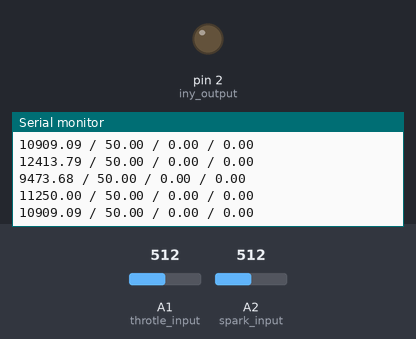
The sketch below on a simulated Arduino Uno, built with avr-gcc and run on an emulated ATmega328P. Shown: output pins drawn as LEDs (lit = HIGH), the last lines printed to the serial monitor. Inputs (shaded band) come from the test bench; at power-on: A1 (throtle_input) = 512, A2 (spark_input) = 512.

Above: at 4.2 s.
4.3 s: A1 (throtle_input) set to 111
At 4.8 s:
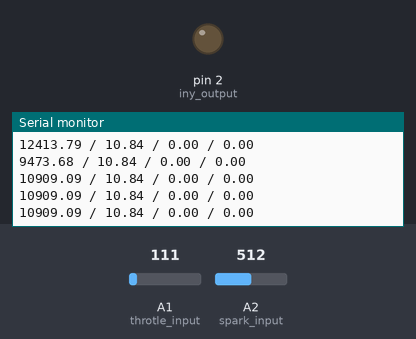
5.8 s: A1 (throtle_input) set to 94
At 6.3 s:
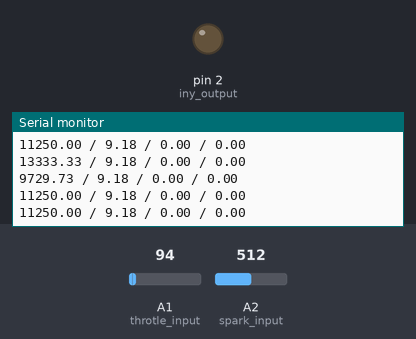
8.8 s: A2 (spark_input) set to 762
At 9.9 s:
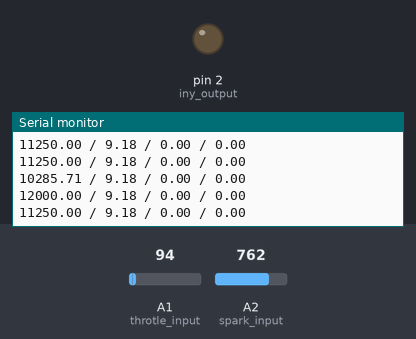
10.3 s: A2 (spark_input) set to 763
At 10.8 s:
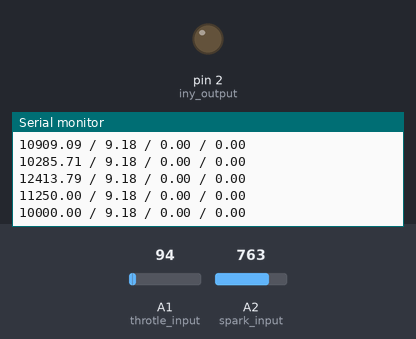
Timing chart, 0 to 12.8 s (numbered marks = the images above; inputs shaded):
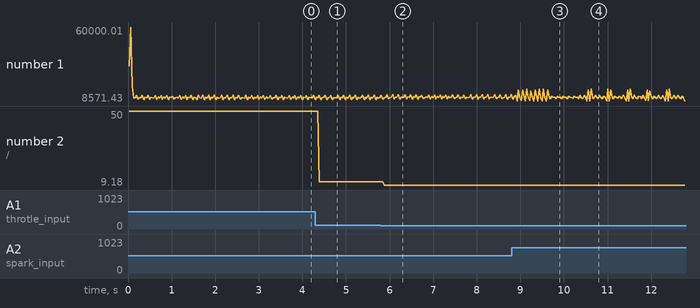

Measured:
- after the input at 4.3 s, the serial monitor: prints a new line after 0.09 s (image 1)
- after the input at 5.8 s, the serial monitor: prints a new line after 0.08 s (image 2)
- after the input at 8.8 s, the serial monitor: prints a new line after 0.12 s (image 3)
- plotted number 1: 10909.09 → 13333.33 after the input at 5.8 s
- plotted number 2: 50 → 10.84 after the input at 4.3 s, 10.84 → 9.18 after the input at 5.8 s

The sketch:

Arduino_EFI.ino
```cpp
unsigned long run_time;
float mili_to_hrs = 2.7777777777777776 * pow(10,-7);
float mili_to_min = 0.0000166667;
float volumen_cilindro = 443.319215; // volumen del cilindro en cm3
float densidad_aire = 0.00100845492; // densidad de aire segun presion atmosferica en gr/cm3
float gramos_aire = volumen_cilindro*densidad_aire;
int fuelgrams_per_mili = mili_to_min*0.001; // Calcular los gramos de bencina por minuto segun inyector

int revs[7] = {500,1000,1500,2000,2500,3000,3500};
int throttle[7] = {0,20,40,50,60,80,100};
double efi_map[7][7] = {{17.2, 16.8, 15.5, 14.8, 13.8, 13.0, 12.2},
                        {17.0, 16.5, 15.0, 14.0, 13.4, 13.0, 12.4},
                        {16.8, 16.0, 14.6, 14.2, 13.6, 13.2, 12.6},
                        {16.6, 15.8, 14.8, 14.4, 13.8, 13.4, 12.8},
                        {16.4, 15.5, 15.0, 14.6, 14.0, 13.6, 13.0},
                        {16.2, 15.6, 15.2, 14.8, 14.2, 13.8, 13.2},
                        {16.0, 15.8, 15.5, 15.1, 14.6, 14.0, 13.5}};

float rev;

// Agregar pines
int iny_output = 2;

float throtle_input = A1;
float throttle_read;

int spark_input = A2;
float spark_read;

float spark_pulse;
bool spark_sensor;
bool one_spark = true;
int spark_input_simulator;

bool alternate_in_out = true;

float tiempo_inicio;
float tiempo_final;
float variacion_tiempo;
float variacion_tiempo_inyeccion;
float variacion_tiempo_inyeccion_alternativo;

double afr;
double fuel;

void setup() {
  Serial.begin(9600);
  pinMode(iny_output, OUTPUT);
  pinMode(spark_input, INPUT);
  pinMode(throtle_input, INPUT);

}

void loop() {
  run_time = millis();
  throttle_read = analogRead(throtle_input); // posicion del acelerador (Es logaritmica)
  throttle_read = 100*throttle_read/1024;

  spark_read = analogRead(spark_input); // Simula Revoluciones
  spark_read = spark_read/(1024);
  spark_pulse += spark_read;

  //Serial.print(sin(spark_pulse/50));Serial.print(" / ");Serial.print(one_spark); Serial.print(" / ");Serial.println(spark_sensor);

  //spark_input_simulator = random(0,5); // simula una vuelta del motor

  if (sin(spark_pulse)  > 0.99){ // deberia ser el input de la bujia digitalRead(spark_input)
    if (one_spark == true and spark_sensor == false){
      one_spark = false;
      spark_sensor = true;
    }
    else if (one_spark == false){
      spark_sensor = false;
    }
  }
  else{
    spark_sensor = false;
    one_spark = true;
  }

  if (spark_sensor == true){
    RevCalc();
    Serial.print(rev);Serial.print(" / "); Serial.print(throttle_read);
    Serial.print(" / ");Serial.print(fuel*1000);Serial.print(" / "); Serial.println(afr);
  }
}


float RevCalc(){
  if (alternate_in_out == true){
    tiempo_inicio = run_time;
    variacion_tiempo = tiempo_inicio - tiempo_final;
    alternate_in_out = false;
  }
  else if (alternate_in_out == false){
    tiempo_final = run_time;
    variacion_tiempo = tiempo_final - tiempo_inicio;
    variacion_tiempo_inyeccion = variacion_tiempo/4; // cuando inyectar la bencina en la segunda vuelta
    CalcularInyeccion(); // cuanta bencina inyectar
    alternate_in_out = true;
  }

  rev = (1/variacion_tiempo)/(mili_to_hrs*10); // Calcula las revoluciones segun la variacion de milisegundos (Arreglar para el motor)
  return rev;
}

double AFR(){
  for (int i = 0; i < 7; i++){
    if ((rev <= revs[i]) and (200 < rev)){
      for (int a = 0; a < 7; a++){
        if (throttle_read <= throttle[a]){ // deberia ser el input del acelerador digitalRead(throttle_input)
          return efi_map[6-i][a];
        }
      }
    }
  }
  return 0;
}

void CalcularInyeccion(){
  afr = AFR();
  if (afr < 19 and afr > 10){
    fuel = gramos_aire/afr;
    //PulsosInyector(fuel);
  }
  else{
    digitalWrite(iny_output,LOW);
  }
}

void PulsosInyector(float fuelgrams_to_inyect){ // Esta funcion deberia inyectar cierta cantidad de ml de bencina segun se necesite
  digitalWrite(iny_output,HIGH);
  //delay(fuelgrams_to_inyect/fuelgrams_per_mili); // Tiempo de apertura (arreglar)
  digitalWrite(iny_output,LOW);
}
```
